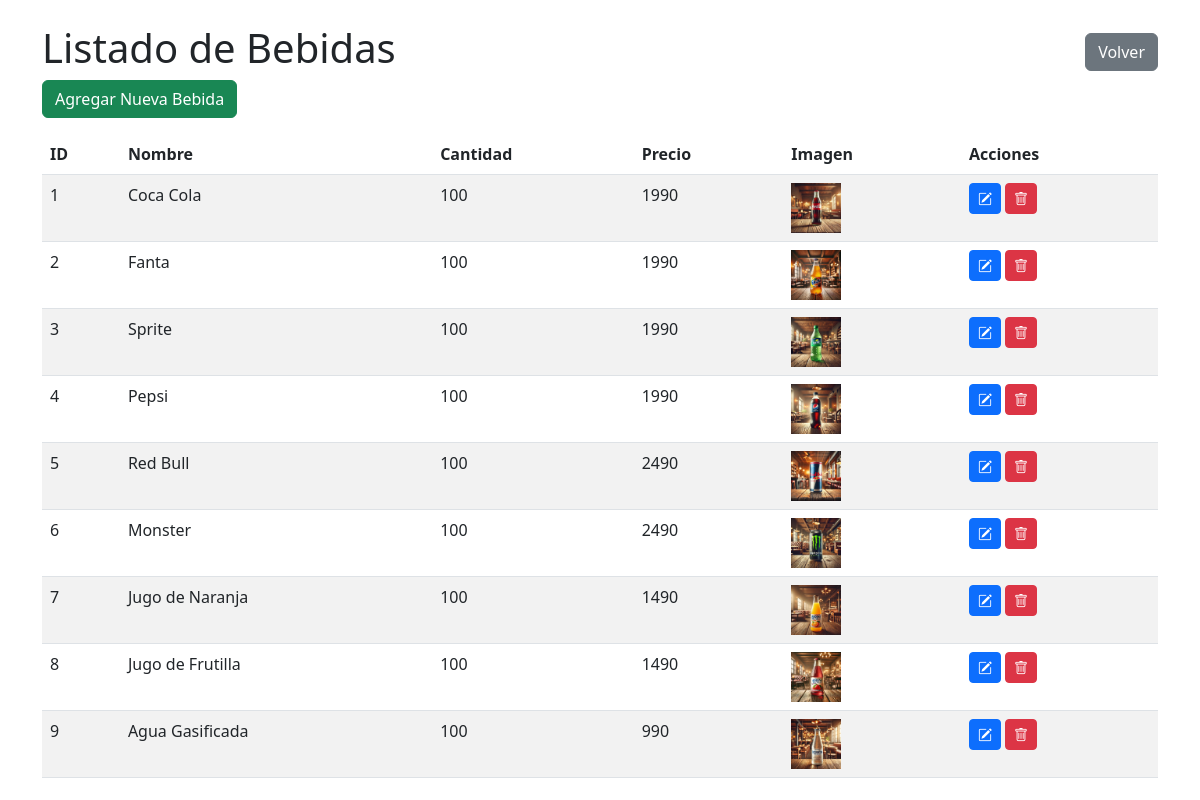
/mantenedores/bebidas/listar.php, run on an earlier commit of the app's database.
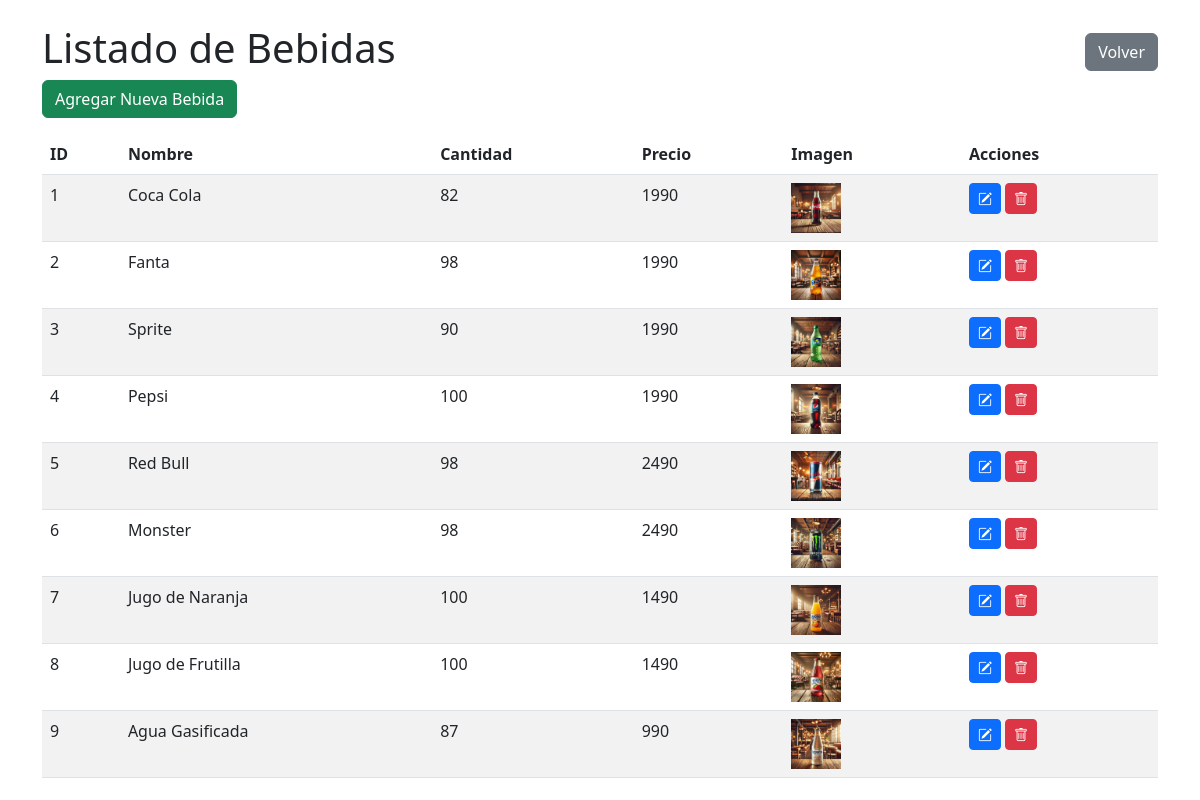
And on a later commit of the database.
### tables this page shows
CREATE TABLE `bebida` (
  `id_bebida` int(11) NOT NULL,
  `nombre_bebida` varchar(30) DEFAULT NULL,
  `cantidad` int(11) DEFAULT NULL,
  `precio` int(11) DEFAULT NULL,
  `umbral_reabastecimiento` int(11) NOT NULL DEFAULT 5,
  `imagen` varchar(255) DEFAULT NULL
);

### mantenedores/bebidas/listar.php (the view, shortened to what this page needs)
<?php
include '../../conexion.php';
$sql = "SELECT * FROM bebida";
$result = $conexion->query($sql);
?>
<!DOCTYPE html>
<html lang="es">
<head>
    <link href="https://cdn.jsdelivr.net/npm/bootstrap@5.3.0/dist/css/bootstrap.min.css" rel="stylesheet">
    <link href="https://cdn.jsdelivr.net/npm/bootstrap-icons@1.8.0/font/bootstrap-icons.css" rel="stylesheet">
</head>
<body>
<div class="container mt-4">
    <div class="d-flex justify-content-between align-items-center">
        <h1>Listado de Bebidas</h1>
        <button class="btn btn-secondary" onclick="window.location.href='../../index/index-mantenedores.php'">Volver</button>
    </div>
    <a href="insertar.php" class="btn btn-success mb-3">Agregar Nueva Bebida</a>
    <table class="table table-striped">
        <thead>
            <tr>
                <th>ID</th>
                <th>Nombre</th>
                <th>Cantidad</th>
                <th>Precio</th>
                <th>Imagen</th>
                <th>Acciones</th>
            </tr>
        </thead>
        <tbody>
            <?php if ($result->num_rows > 0): ?>
                <?php while ($row = $result->fetch_assoc()): ?>
                    <tr>
                        <td><?php echo $row['id_bebida']; ?></td>
                        <td><?php echo $row['nombre_bebida']; ?></td>
                        <td><?php echo $row['cantidad']; ?></td>
                        <td><?php echo $row['precio']; ?></td>
                        <td>
                            <?php if (!empty($row['imagen'])): ?>
                                <img src="../../uploads/bebidas/<?php echo htmlspecialchars($row['imagen']); ?>" alt="Imagen Bebida" style="width: 50px; height: 50px; object-fit: cover;">
                            <?php else: ?>
                                No disponible
                            <?php endif; ?>
                        </td>
                        <td>
                            <a href="editar.php?id=<?php echo $row['id_bebida']; ?>" class="btn btn-primary btn-sm"><i class="bi bi-pencil-square"></i></a>
                            <button class="btn btn-danger btn-sm" data-bs-toggle="modal" data-bs-target="#eliminarModal" data-id="<?php echo $row['id_bebida']; ?>"><i class="bi bi-trash"></i></button>
                        </td>
                    </tr>
                <?php endwhile; ?>
            <?php else: ?>
                <tr>
                    <td colspan="6" class="text-center">No se encontraron bebidas.</td>
                </tr>
            <?php endif; ?>
        </tbody>
    </table>
</div>
</body>
</html>

What changed in the data, as far as the page shows it:
changed bebida "Coca Cola": cantidad "100" → "82"
changed bebida "Fanta": cantidad "100" → "98"
changed bebida "Sprite": cantidad "100" → "90"
changed bebida "Red Bull": cantidad "100" → "98"
changed bebida "Monster": cantidad "100" → "98"
changed bebida "Agua Gasificada": cantidad "100" → "87"
